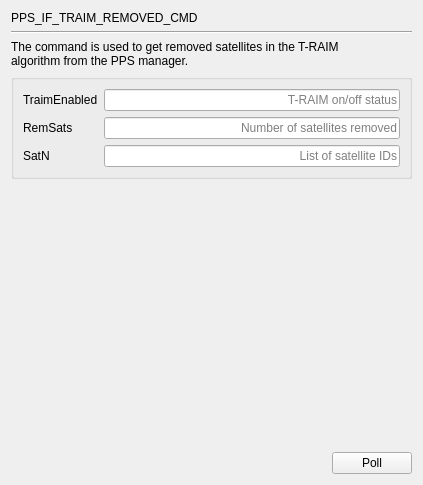
     <widget class="QWidget" name="page_PPS_IF_TRAIM_REMOVED_CMD">
      <layout class="QGridLayout" name="gridLayout_37">
       <item row="0" column="0">
        <widget class="QLabel" name="label_76">
         <property name="text">
          <string>PPS_IF_TRAIM_REMOVED_CMD</string>
         </property>
        </widget>
       </item>
       <item row="1" column="0" colspan="2">
        <widget class="Line" name="line_22">
         <property name="orientation">
          <enum>Qt::Horizontal</enum>
         </property>
        </widget>
       </item>
       <item row="2" column="0" colspan="2">
        <widget class="QLabel" name="label_75">
         <property name="text">
          <string>The command is used to get removed satellites in the T-RAIM 
algorithm from the PPS manager.</string>
         </property>
        </widget>
       </item>
       <item row="3" column="0" colspan="2">
        <widget class="QGroupBox" name="groupBox_14">
         <property name="title">
          <string/>
         </property>
         <layout class="QGridLayout" name="gridLayout_36">
          <item row="0" column="0">
           <widget class="QLabel" name="label_88">
            <property name="text">
             <string>TraimEnabled</string>
            </property>
           </widget>
          </item>
          <item row="0" column="1">
           <widget class="QLineEdit" name="lineEdit_REMOVED_TraimEnabled">
            <property name="alignment">
             <set>Qt::AlignRight|Qt::AlignTrailing|Qt::AlignVCenter</set>
            </property>
            <property name="readOnly">
             <bool>true</bool>
            </property>
            <property name="placeholderText">
             <string>T-RAIM on/off status</string>
            </property>
           </widget>
          </item>
          <item row="1" column="0">
           <widget class="QLabel" name="label_89">
            <property name="text">
             <string>RemSats</string>
            </property>
           </widget>
          </item>
          <item row="1" column="1">
           <widget class="QLineEdit" name="lineEdit_REMOVED_RemSats">
            <property name="alignment">
             <set>Qt::AlignRight|Qt::AlignTrailing|Qt::AlignVCenter</set>
            </property>
            <property name="readOnly">
             <bool>true</bool>
            </property>
            <property name="placeholderText">
             <string>Number of satellites removed</string>
            </property>
           </widget>
          </item>
          <item row="2" column="0">
           <widget class="QLabel" name="label_90">
            <property name="text">
             <string>SatN</string>
            </property>
           </widget>
          </item>
          <item row="2" column="1">
           <widget class="QLineEdit" name="lineEdit_REMOVED_SatN">
            <property name="alignment">
             <set>Qt::AlignRight|Qt::AlignTrailing|Qt::AlignVCenter</set>
            </property>
            <property name="readOnly">
             <bool>true</bool>
            </property>
            <property name="placeholderText">
             <string>List of satellite IDs</string>
            </property>
           </widget>
          </item>
         </layout>
        </widget>
       </item>
       <item row="4" column="1">
        <spacer name="verticalSpacer_22">
         <property name="orientation">
          <enum>Qt::Vertical</enum>
         </property>
         <property name="sizeHint" stdset="0">
          <size>
           <width>20</width>
           <height>267</height>
          </size>
         </property>
        </spacer>
       </item>
       <item row="5" column="0">
        <spacer name="horizontalSpacer_22">
         <property name="orientation">
          <enum>Qt::Horizontal</enum>
         </property>
         <property name="sizeHint" stdset="0">
          <size>
           <width>315</width>
           <height>20</height>
          </size>
         </property>
        </spacer>
       </item>
       <item row="5" column="1">
        <widget class="QPushButton" name="poll_PPS_IF_TRAIM_REMOVED_CMD">
         <property name="text">
          <string>Poll</string>
         </property>
        </widget>
       </item>
      </layout>
     </widget>
